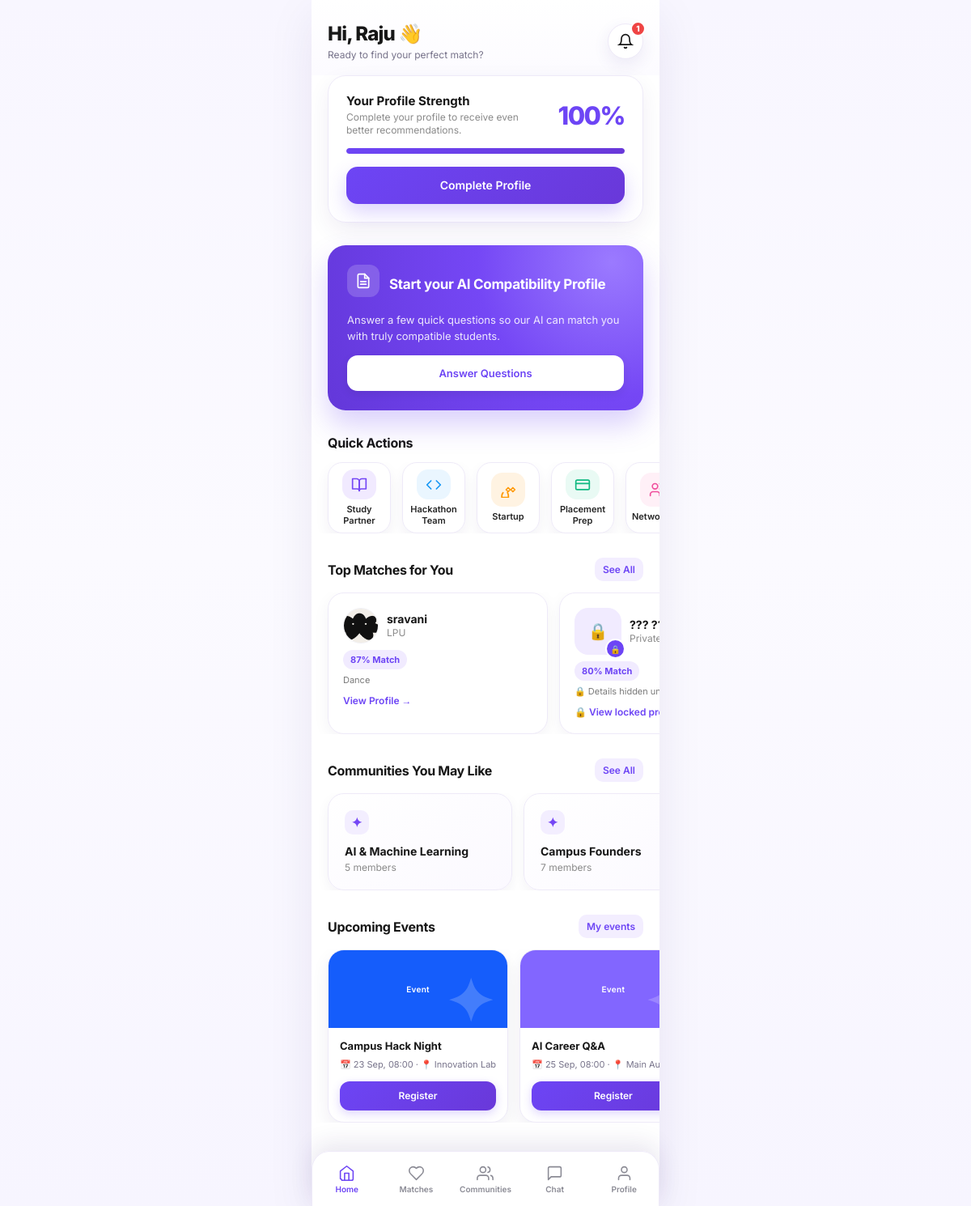
/home/ (signed in), run on the app's committed database.
### accounts/models.py (models this page shows, shortened)
class User(AbstractUser):
    id = models.UUIDField(primary_key=True, default=uuid.uuid4, editable=False)
    username = None  # Not used; authentication via email
    email = models.EmailField('Email Address', unique=True)
    first_name = models.CharField('First Name', max_length=150, blank=True)
    last_name = models.CharField('Last Name', max_length=150, blank=True)
    is_verified = models.BooleanField('Verified', default=False)
    created_at = models.DateTimeField(auto_now_add=True)
    updated_at = models.DateTimeField(auto_now=True)
    USERNAME_FIELD = 'email'
    REQUIRED_FIELDS = ['first_name', 'last_name']
    objects = UserManager()
    class Meta:
        db_table = 'accounts_user'
        ordering = ['-created_at']

### profiles/models.py (models this page shows, shortened)
class Profile(models.Model):
    id = models.UUIDField(primary_key=True, default=uuid.uuid4, editable=False)
    user = models.OneToOneField(settings.AUTH_USER_MODEL, on_delete=models.CASCADE, related_name='profile')
    university = models.CharField(max_length=200, blank=True)
    major = models.CharField(max_length=200, blank=True)
    year = models.CharField(max_length=50, blank=True)
    age = models.PositiveSmallIntegerField(null=True, blank=True)
    city = models.CharField(max_length=100, blank=True)
    gender = models.CharField(max_length=40, blank=True)
    languages = models.CharField(max_length=300, blank=True)
    bio = models.TextField(blank=True, max_length=500)
    interests = models.CharField(max_length=300, blank=True)
    photo = models.ImageField(upload_to='profiles/', blank=True, null=True)
    is_public = models.BooleanField(default=True)
    questionnaire_completed = models.BooleanField(default=False)
    questionnaire_ai_consent = models.BooleanField(null=True, blank=True, default=None)
    questionnaire_ai_consent_provider = models.CharField(max_length=30, blank=True, default='')
    created_at = models.DateTimeField(auto_now_add=True)
    updated_at = models.DateTimeField(auto_now=True)
    class Meta:
        db_table = 'profiles_profile'

### communities/models.py (models this page shows, shortened)
class Community(models.Model):
    name = models.CharField(max_length=150)
    description = models.TextField(blank=True)
    category = models.CharField(max_length=100, blank=True)
    members = models.ManyToManyField(
        settings.AUTH_USER_MODEL,
        blank=True,
        related_name='communities',
    )
    created_at = models.DateTimeField(auto_now_add=True)
    class Meta:
        ordering = ('name',)

### events/models.py (models this page shows, shortened)
class Event(models.Model):
    title = models.CharField(max_length=200)
    description = models.TextField(blank=True)
    start = models.DateTimeField()
    location = models.CharField(max_length=200, blank=True)
    color = models.CharField(max_length=7, default='#7C4DFF')
    attendees = models.ManyToManyField(
        settings.AUTH_USER_MODEL,
        blank=True,
        related_name='events',
    )
    created_at = models.DateTimeField(auto_now_add=True)
    class Meta:
        ordering = ('start',)

### core/urls.py (the view)
# urls.py: path('home/', home_view, name='home'),
@login_required
def home_view(request):
    profile_pct = get_profile_completion(request.user)
    questionnaire_done = hasattr(request.user, 'profile') and request.user.profile.questionnaire_completed
    top_matches = []
    if hasattr(request.user, 'profile'):
        try:
            from django.contrib.auth import get_user_model
            from matching.services import excluded_ids, is_discoverable, score_match
            User = get_user_model()
            candidates = User.objects.filter(
                is_active=True, profile__is_public=True,
                profile__questionnaire_completed=True,
            ).exclude(id__in=excluded_ids(request.user)).select_related('profile')
            ranked = []
            for candidate in candidates:
                breakdown = score_match(request.user, candidate)
                if is_discoverable(request.user, candidate, breakdown):
                    ranked.append((candidate, breakdown))
            from connections.models import Connection
            connected_ids = set(Connection.objects.filter(
                Q(requester=request.user, status__in=('ACCEPTED', 'CONNECTED')) |
                Q(recipient=request.user, status__in=('ACCEPTED', 'CONNECTED')),
            ).values_list('requester_id', flat=True))
            connected_ids.update(Connection.objects.filter(
                Q(requester=request.user, status__in=('ACCEPTED', 'CONNECTED')) |
                Q(recipient=request.user, status__in=('ACCEPTED', 'CONNECTED')),
            ).values_list('recipient_id', flat=True))
            top_matches = []
            for candidate, breakdown in sorted(
                ranked, key=lambda item: item[1]['overall_score'], reverse=True
            ):
                connected = candidate.id in connected_ids
                top_matches.append({
                    'id': candidate.id,
                    'first_name': candidate.first_name,
                    'last_name': candidate.last_name,
                    'compat': breakdown['overall_score'],
                    'can_view_full_profile': connected,
                    'is_private': not connected,
                    'photo_url': (
                        candidate.profile.photo.url
                        if connected and candidate.profile.photo else ''
                    ),
                    'university': candidate.profile.university if connected else '',
                    'interests': candidate.profile.interests if connected else '',
                })
        except Exception:
            top_matches = []
    communities = []
    try:
        from communities.models import Community
        communities = list(Community.objects.all()[:5])
    except Exception:
        pass
    events = []
    try:
        from events.models import Event
        events = list(Event.objects.all().order_by('start')[:5])
        from events.models import EventRegistration
        registered_event_ids = set(EventRegistration.objects.filter(
            user=request.user, event__in=events,
        ).values_list('event_id', flat=True))
    except Exception:
        pass
    return render(request, 'pages/home.html', {
        'profile_pct': profile_pct,
        'questionnaire_done': questionnaire_done,
        'student_name': request.user.get_full_name() or request.user.first_name or request.user.email,
        'top_matches': top_matches,
        'communities': communities,
        'events': events,
        'registered_event_ids': registered_event_ids if events else set(),
    })

### templates/pages/home.html (shortened to what this page needs)
<!DOCTYPE html>
<html lang="en">
<head>
</head>
<body>
<div class="app-shell">
<header class="header" aria-label="Header">
  <div class="greeting">
    <h2>Hi, {{ student_name }} 👋</h2>
    <p>Ready to find your perfect match?</p>
  </div>
  <a href="{% url 'notifications_inbox' %}" class="notif-btn" aria-label="Notifications">
    <svg width="20" height="20" viewBox="0 0 24 24" fill="none" stroke="currentColor" stroke-width="2" stroke-linecap="round"><path d="M6 8a6 6 0 0 1 12 0c0 7 3 9 3 9H3s3-2 3-9"/><path d="M10.3 21a1.94 1.94 0 0 0 3.4 0"/></svg>
    <span class="notif-badge" id="notification-badge" aria-live="polite"></span>
  </a>
</header>
<section class="card" aria-label="Profile strength" style="animation:fadeUp .4s ease-out both;">
  <div class="profile-card">
    <div class="info">
      <h3>Your Profile Strength</h3>
      <p>Complete your profile to receive even better recommendations.</p>
    </div>
    <div class="pct">{{ profile_pct }}%</div>
  </div>
  <div class="progress-track" aria-hidden="true"><div class="progress-fill" style="width:{{ profile_pct }}%;"></div></div>
  <a href="/profiles/setup/" style="display:block;margin-top:16px;background:linear-gradient(135deg,var(--p),var(--pd));color:#fff;height:46px;line-height:46px;border-radius:14px;text-align:center;font-weight:600;font-size:14px;text-decoration:none;box-shadow:0 10px 24px rgba(109,69,245,.24);transition:transform .15s ease;">Complete Profile</a>
</section>
<section class="card ai-card" aria-label="AI compatibility" style="animation:fadeUp .45s ease-out .1s both;">
  <div style="display:flex;align-items:center;gap:12px;margin-bottom:8px;">
    <span class="icon-wrap"><svg width="20" height="20" viewBox="0 0 24 24" fill="none" stroke="#fff" stroke-width="2" stroke-linecap="round"><path d="M14 2H6a2 2 0 0 0-2 2v16a2 2 0 0 0 2 2h12a2 2 0 0 0 2-2V8z"/><polyline points="14 2 14 8 20 8"/><line x1="16" y1="13" x2="8" y2="13"/><line x1="16" y1="17" x2="8" y2="17"/></svg></span>
    <h2>Start your AI Compatibility Profile</h2>
  </div>
  <p>Answer a few quick questions so our AI can match you with truly compatible students.</p>
  <a href="/questionnaire/intro/" class="btn-white">Answer Questions</a>
</section>
<section aria-label="Quick actions">
  <div class="section-title"><h3>Quick Actions</h3></div>
  <div class="quick-row">
    <a href="/matches/" class="quick-item"><div class="quick-card" style="animation-delay:0s"><div class="quick-icon" style="background:#F1EAFF;color:#7547F5;animation-delay:0s"><svg width="20" height="20" viewBox="0 0 24 24" fill="none" stroke="currentColor" stroke-width="2" stroke-linecap="round" stroke-linejoin="round"><path d="M2 3h6a4 4 0 0 1 4 4v14a3 3 0 0 0-3-3H2z"/><path d="M22 3h-6a4 4 0 0 0-4 4v14a3 3 0 0 1 3-3h7z"/></svg></div><span class="quick-label">Study<br>Partner</span></div></a>
    <a href="/matches/" class="quick-item"><div class="quick-card" style="animation-delay:0.2s"><div class="quick-icon" style="background:#EAF6FF;color:#1597F5;animation-delay:0.2s"><svg width="20" height="20" viewBox="0 0 24 24" fill="none" stroke="currentColor" stroke-width="2" stroke-linecap="round" stroke-linejoin="round"><polyline points="16 18 22 12 16 6"/><polyline points="8 6 2 12 8 18"/></svg></div><span class="quick-label">Hackathon<br>Team</span></div></a>
    <a href="/matching/" class="quick-item"><div class="quick-card" style="animation-delay:0.4s"><div class="quick-icon" style="background:#FFF3E2;color:#FF9800;animation-delay:0.4s"></div><span class="quick-label">Startup</span></div></a>
    <a href="/communities/" class="quick-item"><div class="quick-card" style="animation-delay:0.6s"><div class="quick-icon" style="background:#E9FAF4;color:#10B981;animation-delay:0.6s"><svg width="20" height="20" viewBox="0 0 24 24" fill="none" stroke="currentColor" stroke-width="2" stroke-linecap="round" stroke-linejoin="round"><rect width="20" height="14" x="2" y="5" rx="2"/><line x1="2" y1="10" x2="22" y2="10"/></svg></div><span class="quick-label">Placement<br>Prep</span></div></a>
    <a href="/events/" class="quick-item"><div class="quick-card" style="animation-delay:0.8s"><div class="quick-icon" style="background:#FFF0F7;color:#F04F9D;animation-delay:0.8s"><svg width="20" height="20" viewBox="0 0 24 24" fill="none" stroke="currentColor" stroke-width="2" stroke-linecap="round" stroke-linejoin="round"><path d="M16 21v-2a4 4 0 0 0-4-4H6a4 4 0 0 0-4 4v2"/><circle cx="9" cy="7" r="4"/><path d="M22 21v-2a4 4 0 0 0-3-3.87"/><path d="M16 3.13a4 4 0 0 1 0 7.75"/></svg></div><span class="quick-label">Networking</span></div></a>
  </div>
</section>
<section aria-label="Top matches">
  <div class="section-title"><h3>Top Matches for You</h3><a href="/matches/explore/">See All</a></div>
  {% if top_matches %}
    <div class="match-scroller">
      {% for m in top_matches %}
      <div class="match-card">
        <div class="match-header">{% if m.photo_url %}<img src="{{ m.photo_url }}" alt="{{ m.first_name }}">{% else %}<div class="avatar-placeholder private-avatar">🔒</div>{% endif %}<div><h4>{% if m.can_view_full_profile %}{{ m.first_name }} {{ m.last_name }}{% else %}??? ???{% endif %}</h4><p class="sub">{% if m.can_view_full_profile %}{{ m.university|default:'Campus Connect student' }}{% else %}Private profile · Connect to unlock{% endif %}</p></div></div>
        <div class="pct">{{ m.compat }}% Match</div>
        <div class="tags">{% if m.can_view_full_profile %}{{ m.interests|truncatechars:40|default:'Interests loading...' }}{% else %}🔒 Details hidden until connection{% endif %}</div>
        <a href="/profiles/{{ m.id }}/" style="display:inline-block;margin-top:10px;font-size:12px;color:var(--p);font-weight:600;text-decoration:none;">{% if m.is_private %}🔒 View locked profile →{% else %}View Profile →{% endif %}</a>
      </div>
      {% endfor %}
    </div>
  {% else %}
  <div class="empty-state">Complete your profile and add your university to discover students from your campus.</div>
  {% endif %}
</section>
<section aria-label="Communities">
  <div class="section-title"><h3>Communities You May Like</h3><a href="/communities/">See All</a></div>
  <div class="community-row">
    {% for c in communities %}
    <a href="/communities/{{ c.id }}/" class="community-card"><h4 style="font-weight:700;font-size:14px;margin-bottom:4px;color:var(--black);">{{ c.name }}</h4><p style="font-size:12px;color:#8A8A8A;">{{ c.members.count|default:0 }} members</p></a>
    {% empty %}
    <div class="empty-state" style="min-width:228px;">No communities yet — be the first to create one from the Communities tab.</div>
    {% endfor %}
  </div>
</section>
<section aria-label="Upcoming events">
  <div class="section-title"><h3>Upcoming Events</h3><a href="/events/">My events</a></div>
  <div class="event-row">
    {% for e in events %}
    <div class="event-card" aria-label="{{ e.title }}">
      <div class="event-img" style="--event-color:{{ e.color|default:'#7C4DFF' }}">Event</div>
      <h4>{{ e.title }}</h4>
      <div class="meta">📅 {{ e.start|date:"d M, H:i" }} · 📍 {{ e.location|default:"Campus" }}</div>
      {% if e.id in registered_event_ids %}<button class="btn register-btn is-registered" type="button" disabled>Registered</button>{% else %}<button class="btn register-btn" type="button" data-event-id="{{ e.id }}" data-event-title="{{ e.title|escape }}">Register</button>{% endif %}
    </div>
    {% empty %}
    <div class="empty-state" style="min-width:200px;">No upcoming events available.</div>
    {% endfor %}
  </div>
</section>
<nav class="bottom-nav" aria-label="Main navigation">
  <a href="/" class="nav-item active" aria-current="page"><svg viewBox="0 0 24 24" fill="none" stroke="currentColor" stroke-width="2" stroke-linecap="round" stroke-linejoin="round"><path d="M3 9l9-7 9 7v11a2 2 0 0 1-2 2H5a2 2 0 0 0-2-2z"/><polyline points="9 22 9 12 15 12 15 22"/></svg><span>Home</span></a>
  <a href="/matches/explore/" class="nav-item" aria-label="Matches"><svg viewBox="0 0 24 24" fill="none" stroke="currentColor" stroke-width="2" stroke-linecap="round" stroke-linejoin="round"><path d="M19 14c1.49-1.46 3-3.21 3-5.5A5.5 5.5 0 0 0 16.5 3c-1.76 0-3 .5-4.5 2-1.5-1.5-2.74-2-4.5-2A5.5 5.5 0 0 0 2 8.5c0 2.3 1.5 4.05 3 5.5l7 7Z"/></svg><span>Matches</span></a>
  <a href="/communities/" class="nav-item" aria-label="Communities"><svg viewBox="0 0 24 24" fill="none" stroke="currentColor" stroke-width="2" stroke-linecap="round" stroke-linejoin="round"><path d="M17 21v-2a4 4 0 0 0-4-4H5a4 4 0 0 0-4 4v2"/><circle cx="9" cy="7" r="4"/><path d="M23 21v-2a4 4 0 0 0-3-3.87"/><path d="M16 3.13a4 4 0 0 1 0 7.75"/></svg><span>Communities</span></a>
  <a href="/chat/" class="nav-item" aria-label="Chat" style="position:relative"><svg viewBox="0 0 24 24" fill="none" stroke="currentColor" stroke-width="2" stroke-linecap="round" stroke-linejoin="round"><path d="M21 15a2 2 0 0 1-2 2H7l-4 4V5a2 2 0 0 1 2-2h14a2 2 0 0 1 2 2z"/></svg><span>Chat</span></a>
  <a href="/profiles/" class="nav-item" aria-label="Profile"><svg viewBox="0 0 24 24" fill="none" stroke="currentColor" stroke-width="2" stroke-linecap="round" stroke-linejoin="round"><path d="M20 21v-2a4 4 0 0 0-4-4H8a4 4 0 0 0-4 4v2"/><circle cx="12" cy="7" r="4"/></svg><span>Profile</span></a>
</nav>
</div>
</body>
</html>

### data on the page
User: first_name "Raju"
User: first_name "sravani"
Profile: university "LPU", interests "Dance"
Community: name "AI & Machine Learning", members.count "5"
Community: name "Campus Founders", members.count "7"
Event: title "Campus Hack Night", start "23 Sep, 08:00", location "Innovation Lab"
Event: title "AI Career Q&A", start "25 Sep, 08:00", location "Main…"

### other printed values
{{ profile_pct }} "100"
{{ m.compat }} "87" "80"
